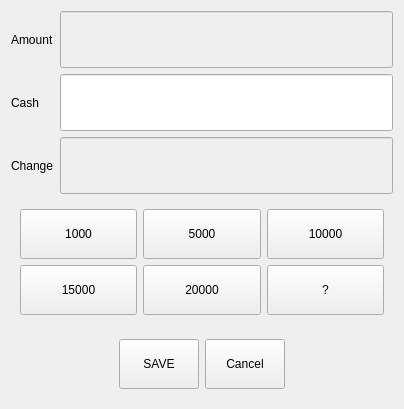
<?xml version="1.0" encoding="UTF-8"?>
<ui version="4.0">
 <class>DlgCashCalc</class>
 <widget class="QDialog" name="DlgCashCalc">
  <property name="geometry">
   <rect>
    <x>0</x>
    <y>0</y>
    <width>404</width>
    <height>408</height>
   </rect>
  </property>
  <property name="windowTitle">
   <string>Change</string>
  </property>
  <layout class="QGridLayout" name="gridLayout">
   <item row="1" column="0">
    <widget class="QLabel" name="label_2">
     <property name="text">
      <string>Cash</string>
     </property>
    </widget>
   </item>
   <item row="0" column="0">
    <widget class="QLabel" name="label">
     <property name="text">
      <string>Amount</string>
     </property>
    </widget>
   </item>
   <item row="1" column="1">
    <widget class="QLineEdit" name="leCash">
     <property name="font">
      <font>
       <pointsize>32</pointsize>
      </font>
     </property>
    </widget>
   </item>
   <item row="2" column="0">
    <widget class="QLabel" name="label_3">
     <property name="text">
      <string>Change</string>
     </property>
    </widget>
   </item>
   <item row="0" column="1">
    <widget class="QLineEdit" name="leAmount">
     <property name="enabled">
      <bool>false</bool>
     </property>
     <property name="font">
      <font>
       <pointsize>32</pointsize>
      </font>
     </property>
     <property name="focusPolicy">
      <enum>Qt::NoFocus</enum>
     </property>
    </widget>
   </item>
   <item row="2" column="1">
    <widget class="QLineEdit" name="leChange">
     <property name="enabled">
      <bool>false</bool>
     </property>
     <property name="font">
      <font>
       <pointsize>32</pointsize>
      </font>
     </property>
     <property name="focusPolicy">
      <enum>Qt::NoFocus</enum>
     </property>
    </widget>
   </item>
   <item row="4" column="0" colspan="2">
    <widget class="QWidget" name="widget" native="true">
     <layout class="QHBoxLayout" name="horizontalLayout">
      <item>
       <spacer name="horizontalSpacer">
        <property name="orientation">
         <enum>Qt::Horizontal</enum>
        </property>
        <property name="sizeHint" stdset="0">
         <size>
          <width>97</width>
          <height>20</height>
         </size>
        </property>
       </spacer>
      </item>
      <item>
       <widget class="QPushButton" name="btnOK">
        <property name="minimumSize">
         <size>
          <width>0</width>
          <height>50</height>
         </size>
        </property>
        <property name="focusPolicy">
         <enum>Qt::NoFocus</enum>
        </property>
        <property name="text">
         <string>SAVE</string>
        </property>
       </widget>
      </item>
      <item>
       <widget class="QPushButton" name="btnCancel">
        <property name="minimumSize">
         <size>
          <width>0</width>
          <height>50</height>
         </size>
        </property>
        <property name="focusPolicy">
         <enum>Qt::NoFocus</enum>
        </property>
        <property name="text">
         <string>Cancel</string>
        </property>
       </widget>
      </item>
      <item>
       <spacer name="horizontalSpacer_2">
        <property name="orientation">
         <enum>Qt::Horizontal</enum>
        </property>
        <property name="sizeHint" stdset="0">
         <size>
          <width>97</width>
          <height>20</height>
         </size>
        </property>
       </spacer>
      </item>
     </layout>
    </widget>
   </item>
   <item row="3" column="0" colspan="2">
    <widget class="QWidget" name="widget_2" native="true">
     <layout class="QGridLayout" name="gridLayout_2">
      <item row="0" column="0">
       <widget class="QPushButton" name="btn1000">
        <property name="minimumSize">
         <size>
          <width>0</width>
          <height>50</height>
         </size>
        </property>
        <property name="focusPolicy">
         <enum>Qt::NoFocus</enum>
        </property>
        <property name="text">
         <string>1000</string>
        </property>
       </widget>
      </item>
      <item row="0" column="1">
       <widget class="QPushButton" name="btn5000">
        <property name="minimumSize">
         <size>
          <width>0</width>
          <height>50</height>
         </size>
        </property>
        <property name="focusPolicy">
         <enum>Qt::NoFocus</enum>
        </property>
        <property name="text">
         <string>5000</string>
        </property>
       </widget>
      </item>
      <item row="0" column="2">
       <widget class="QPushButton" name="btn10000">
        <property name="minimumSize">
         <size>
          <width>0</width>
          <height>50</height>
         </size>
        </property>
        <property name="focusPolicy">
         <enum>Qt::NoFocus</enum>
        </property>
        <property name="text">
         <string>10000</string>
        </property>
       </widget>
      </item>
      <item row="1" column="0">
       <widget class="QPushButton" name="btn15000">
        <property name="minimumSize">
         <size>
          <width>0</width>
          <height>50</height>
         </size>
        </property>
        <property name="focusPolicy">
         <enum>Qt::NoFocus</enum>
        </property>
        <property name="text">
         <string>15000</string>
        </property>
       </widget>
      </item>
      <item row="1" column="1">
       <widget class="QPushButton" name="btn20000">
        <property name="minimumSize">
         <size>
          <width>0</width>
          <height>50</height>
         </size>
        </property>
        <property name="focusPolicy">
         <enum>Qt::NoFocus</enum>
        </property>
        <property name="text">
         <string>20000</string>
        </property>
       </widget>
      </item>
      <item row="1" column="2">
       <widget class="QPushButton" name="btnNear">
        <property name="minimumSize">
         <size>
          <width>0</width>
          <height>50</height>
         </size>
        </property>
        <property name="focusPolicy">
         <enum>Qt::NoFocus</enum>
        </property>
        <property name="text">
         <string>?</string>
        </property>
       </widget>
      </item>
     </layout>
    </widget>
   </item>
  </layout>
 </widget>
 <resources/>
 <connections/>
</ui>
